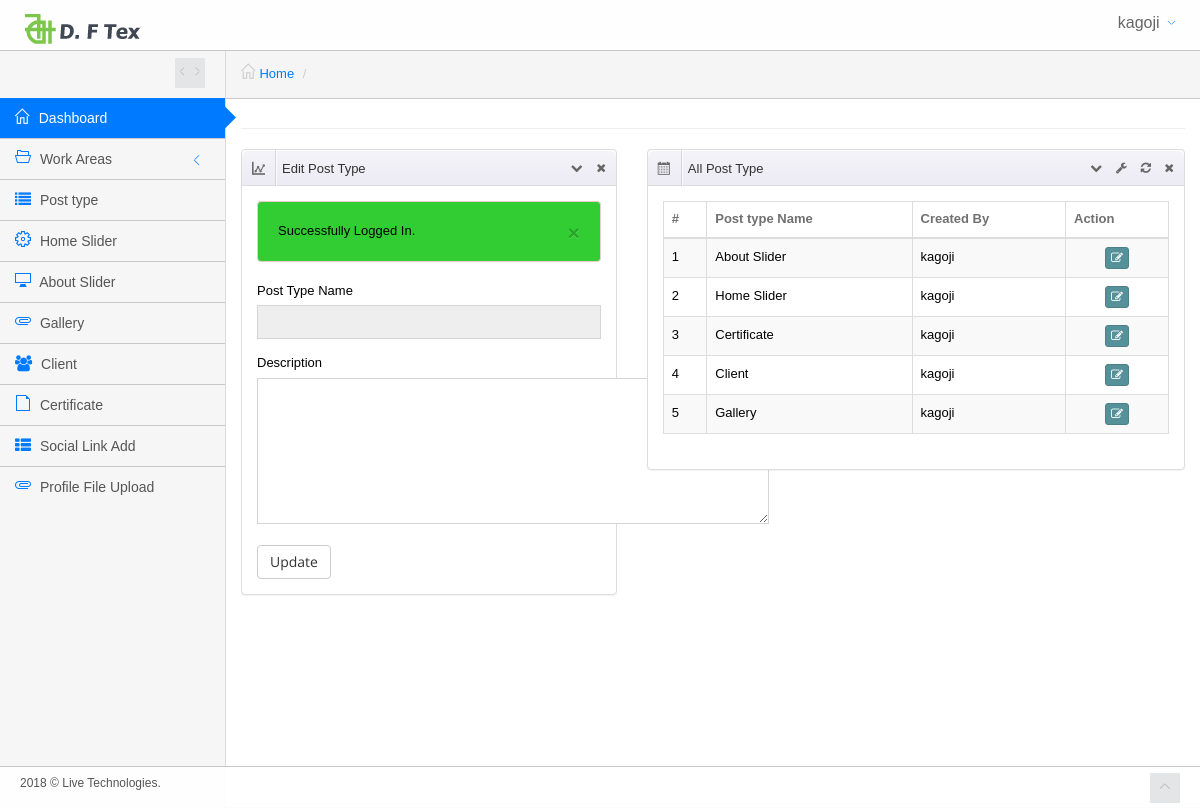
The page /dftex/siteadmin/edit-post-type.php (signed in) on the database its author committed.
### tables this page shows
CREATE TABLE IF NOT EXISTS `web_tbl_post` (
  `post_id` int(11) NOT NULL,
  `post_type_name` varchar(512) NOT NULL,
  `post_name_slug` varchar(512) NOT NULL,
  `description` varchar(512) DEFAULT NULL,
  `created_by` varchar(512) NOT NULL,
  `created_at` timestamp NOT NULL DEFAULT CURRENT_TIMESTAMP ON UPDATE CURRENT_TIMESTAMP
);

### dftex/siteadmin/inc/functions.php (called while the page is built, shortened)
<?php
 $DBNAME = 'dftex_web';
 $DBHOST = 'localhost';
 $DBUSER = 'root';
 $DBPASS = '1234';
function get_database_connection()
{
	global $DBHOST,$DBUSER,$DBPASS,$DBNAME;
	$link= mysqli_connect($DBHOST,$DBUSER,$DBPASS,$DBNAME);
	return $link;
}
function get_all_post_type_pagination_list($start_from,$num_rec_per_page){
	global $KEY,$DBNAME;
	$db_connect = get_database_connection();
	mysqli_select_db($db_connect,$DBNAME) or die("Cannot select DB");
	$sql = mysqli_query($db_connect,"SELECT * FROM ".TBL_POST." Order by post_id desc limit $start_from,$num_rec_per_page");
	$all_post_type = array();
	$sql2 = mysqli_query($db_connect,"SELECT count(*) as total FROM ".TBL_POST." ");
	$total_records = mysqli_fetch_assoc($sql2);
	if($sql){
		while ($row = mysqli_fetch_array($sql))
			$all_post_type [] = $row;
	}
	$result = array(
					'total_records' => $total_records['total'],
					'all_post_type'  => $all_post_type
				);
	return $result;
}
?>

### dftex/siteadmin/edit-post-type.php (the view, shortened to what this page needs)
<?php include('template/header.php'); ?>
<div class="main-content">
	<div class="container">
		<div class="row">
			<div class="col-sm-12">
					<?php include('template/bradecrumb.php'); ?>
			</div>
		</div>
		<div class="row">
			<div class="col-md-5">
				<div class="panel panel-default">
					<div class="panel-heading">
						<i class="clip-stats"></i>
						Edit Post Type
						<div class="panel-tools">
							<a class="btn btn-xs btn-link panel-collapse collapses" href="#">
							</a>
							<a class="btn btn-xs btn-link panel-close" href="#">
								<i class="fa fa-times"></i>
							</a>
						</div>
					</div>
					<div class="panel-body">
						<?php
						if(isset($_SESSION['alert_message'])){
							$show_message=$_SESSION['alert_message'];
							echo "<div class='alert alert-danger'>";
							echo "<a href='#' class='close' data-dismiss='alert' aria-label='close'>&times;</a>";
						    echo $show_message;
							echo "</div>";
						}
						?>
						<form action="" method="POST" >
							<div class="form-group">
								<label>Post Type Name</label>
								<input type="text"  class="form-control" name="post_type_name" value="<?php echo isset($post_type_edit['post_type_name']) ? $post_type_edit['post_type_name'] :''; ?>" readonly>
							</div>
							<div class="form-group">
								<label>Description</label>
								<textarea name="description" cols="60" rows="8"><?php echo isset($post_type_edit['description']) ? $post_type_edit['description'] :''; ?></textarea>
							</div>
							<input class="btn btn-default" type="submit" value="Update" name="post_type_update">
						</form>
					</div>
				</div>
			</div>
			<div class="col-md-7">
				<div class="row">
					<div class="col-sm-12">
						<div class="panel panel-default">
							<div class="panel-heading">
								<i class="clip-pie"></i>
								All Post Type
								<div class="panel-tools">
									<a class="btn btn-xs btn-link panel-collapse collapses" href="#">
									</a>
									<a class="btn btn-xs btn-link panel-config" href="#panel-config" data-toggle="modal">
										<i class="fa fa-wrench"></i>
									</a>
									<a class="btn btn-xs btn-link panel-refresh" href="#">
										<i class="fa fa-refresh"></i>
									</a>
									<a class="btn btn-xs btn-link panel-close" href="#">
										<i class="fa fa-times"></i>
									</a>
								</div>
							</div>
							<div class="panel-body">
								<table class="table table-striped table-bordered table-hover">
									<thead>
										<tr>
											<th>#</th>
											<th>Post type Name</th>
											<th>Created By</th>
											<th>Action</th>
										</tr>
									</thead>
									<tbody>
										<?php
	                                    $num_rec_per_page=5;
	                                    if (isset($_GET["page"])) { $page  = $_GET["page"]; } else { $page=1; };
	                                    $start_from = ($page-1)*$num_rec_per_page;
	                                    $all_post_list = get_all_post_type_pagination_list($start_from,$num_rec_per_page);
	                                    $all_post= $all_post_list['all_post_type'];
										if(isset($all_post) && count($all_post) > 0){
											foreach ($all_post as $key => $list) {
												echo "<tr>";
												echo '<td>'.($key+1).'</td>';
												echo '<td>'.$list["post_type_name"].'</td>';
												echo '<td>'.$list["created_by"].'</td>';
												echo '<td class="center">';
												echo '<a href="edit-post-type.php?action=edit&p_type='.$list["post_id"].'" class="btn btn-xs btn-teal tooltips" data-placement="top" data-original-title="Edit"><i class="fa fa-edit"></i></a>';
												echo '</td>';
												echo '</tr>';
											}
										}else{
											echo "<tr>";
											echo '<td colspan="4"> No data available</td>';
											echo '</tr>';
										}
										?>
									</tbody>
								</table>
							</div>
						</div>
					</div>
				</div>
			</div>
		</div>
	</div>
</div>
<?php include('template/footer.php'); ?>

### dftex/siteadmin/assets/css/custom.css (style rules this page uses)
.alert { padding: 20px; background-color: #32CD32; color: black; }

### dftex/siteadmin/assets/css/main-responsive.css (style rules this page uses)
@media (min-width: 768px) { .main-content { margin-left: 225px; } }
@media (min-width: 768px) { .main-content > .container { min-height: 760px; } }

### dftex/siteadmin/assets/css/theme_light.css (style rules this page uses)
body, .main-container, .footer, .main-navigation, ul.main-navigation-menu > li > ul.sub-menu, .navigation-small ul.main-navigation-menu > li > ul.sub-menu { background-color: #F6F6F6 !important; }
.main-content .container { border-left: 1px solid #D9D9D9; border-bottom: 1px solid #D9D9D9; }

### dftex/siteadmin/assets/css/print.css (style rules this page uses)
.main-content .container { min-height: auto !important; border: none !important; }

### rows shown on the page
web_tbl_post: post_type_name "About Slider", created_by "kagoji"
web_tbl_post: post_type_name "Home Slider", created_by "kagoji"
web_tbl_post: post_type_name "Certificate", created_by "kagoji"
web_tbl_post: post_type_name "Client", created_by "kagoji"
web_tbl_post: post_type_name "Gallery", created_by "kagoji"

### other values the page prints
get_username() "kagoji"
$show_message "Successfully Logged In."
